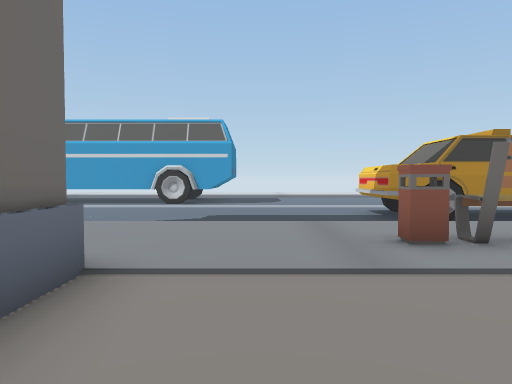
[1] (above)

24 first-person views from a walk through a 3-D level made in the Unity game engine. The camera is 1.5 m above the floor, tilts 2° down and sees 70° across. The floor is counted in squares, 1.8 m on a side. Each view is taken from the middle of a square. On the plan, view 1 faces up. The plan holds only what a view shows up to about 12 squares ahead; the rest is blank. The place goes on beyond the plan. The player character is not drawn. Some animated figures are left out.

[2]
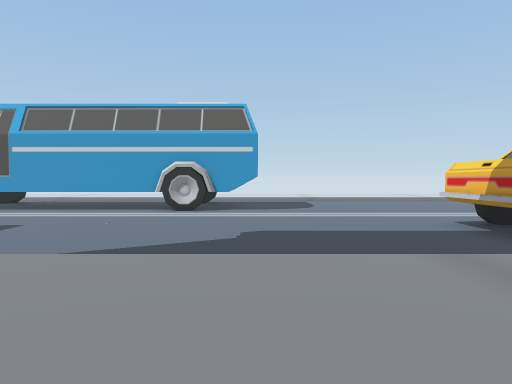

[3]
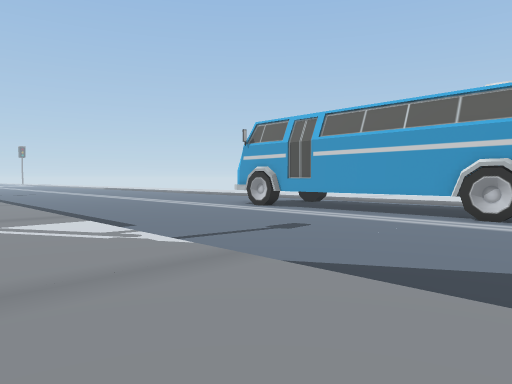

[4]
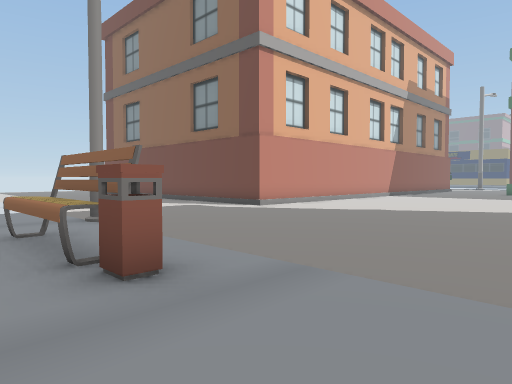

[5]
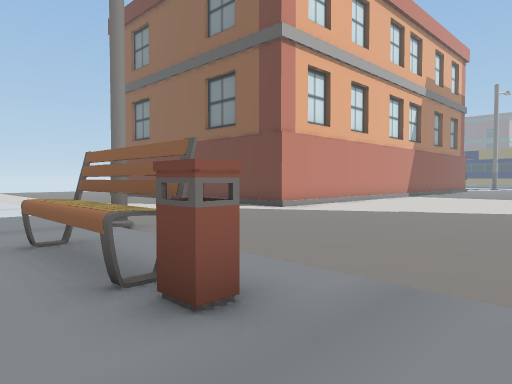

[6]
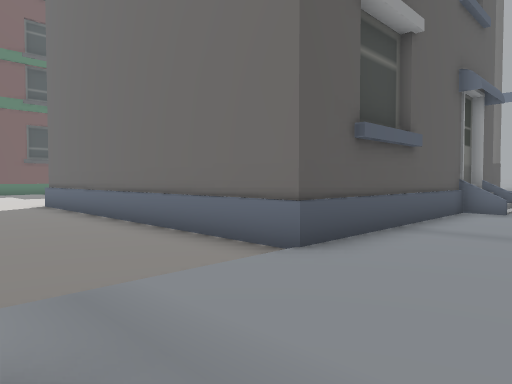

[7]
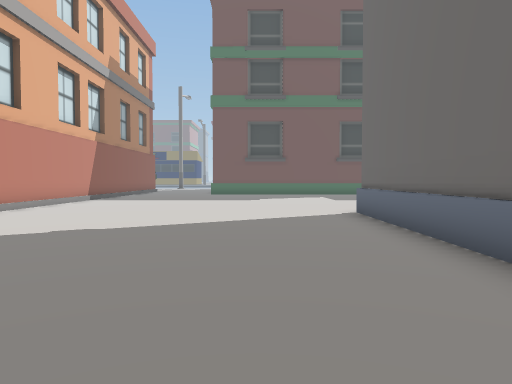

[8]
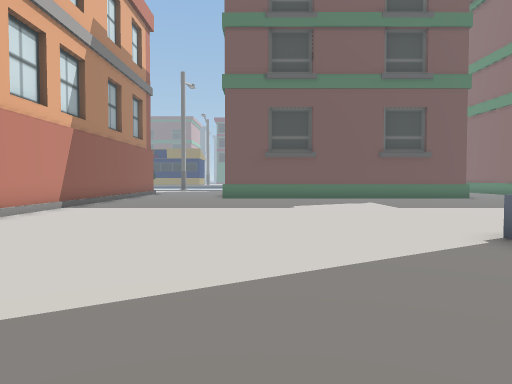

[9]
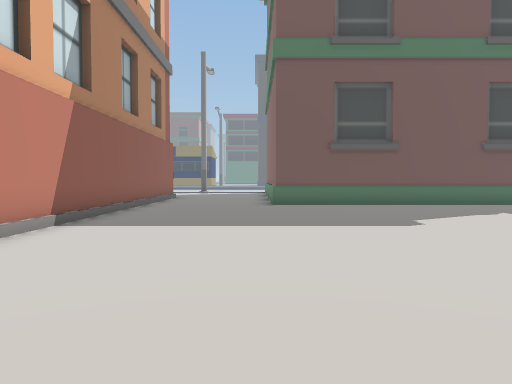

[10]
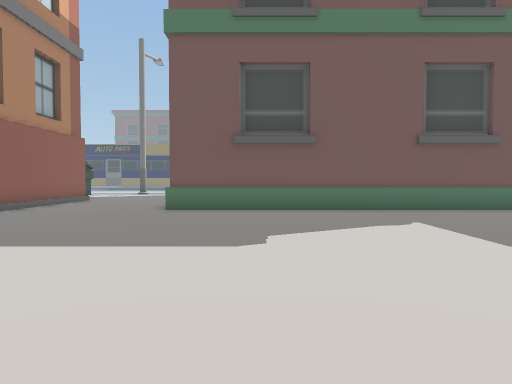

[11]
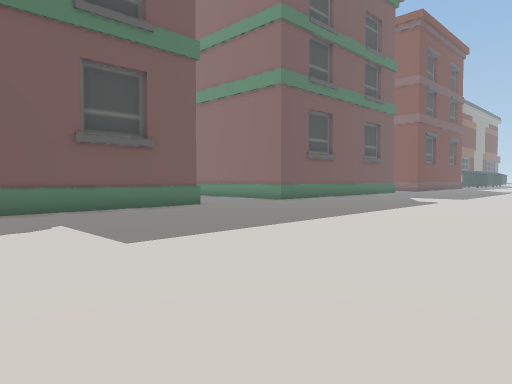

[12]
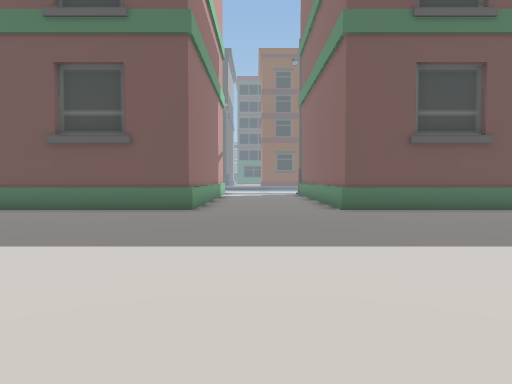

[13]
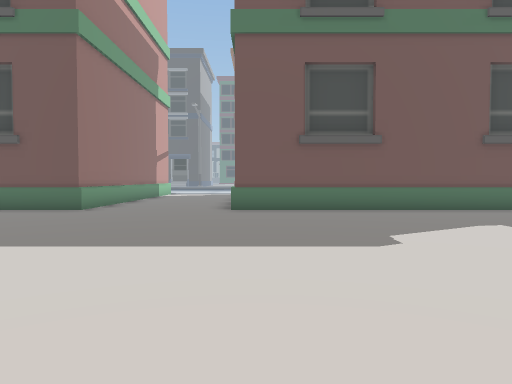

[14]
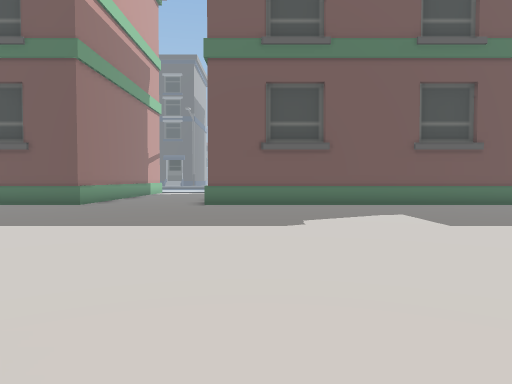

[15]
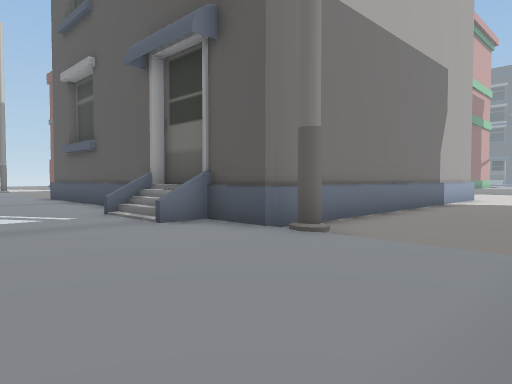

[16]
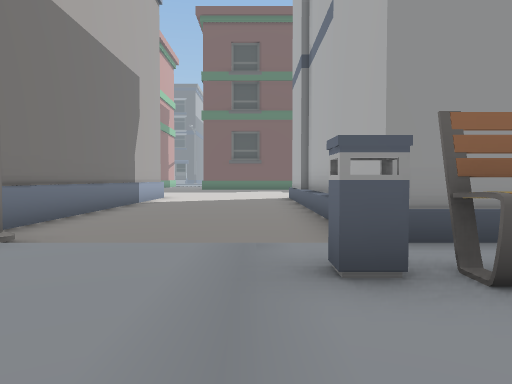

[17]
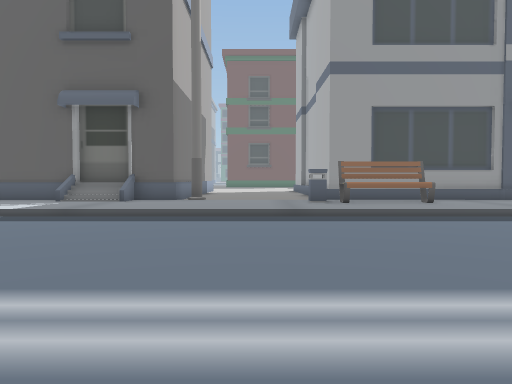

[18]
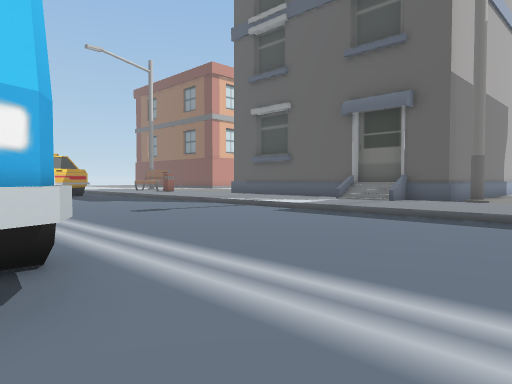

[19]
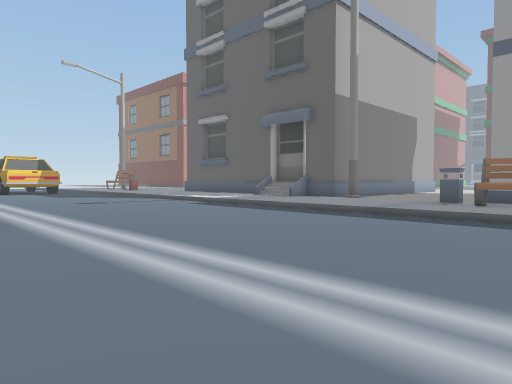

[20]
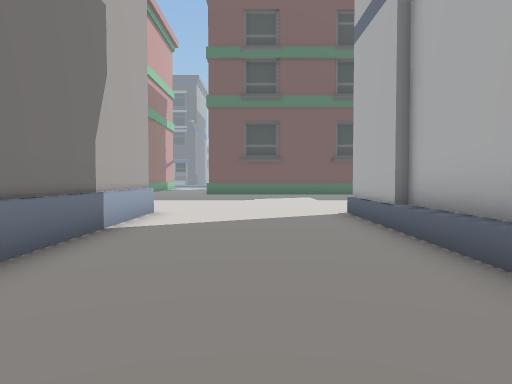

[21]
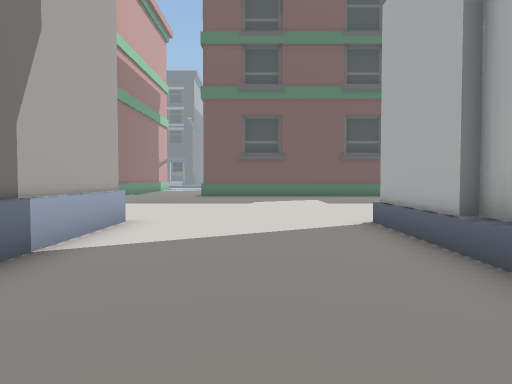

[22]
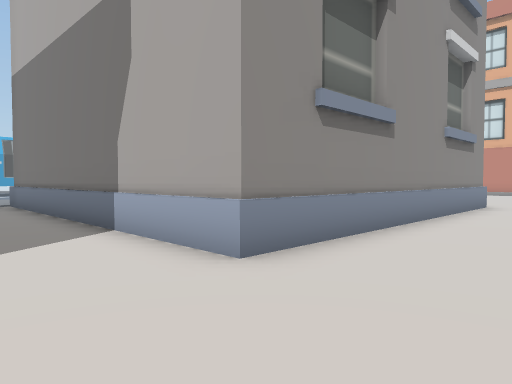

[23]
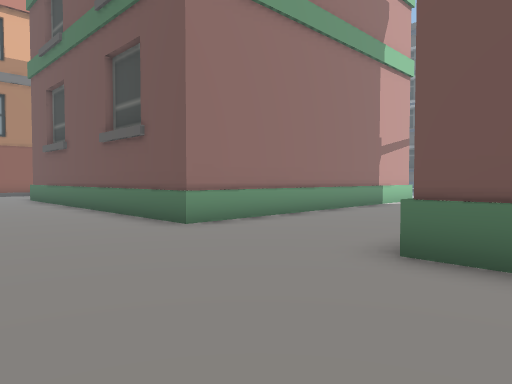

[24]
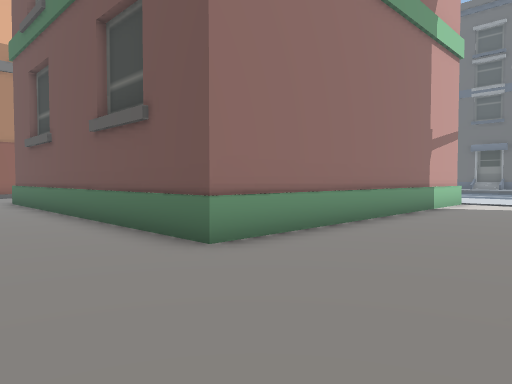

### Floor plan
Key: @ floor where view 1 was taken; # wall or solid block; . main floor; - floor 0.25 m lower than the main floor; / step, stairs or slope; B bin; E bench; U building.
Columns run from 19 left of view 1 to 9 right of it. Each row starts with its distance up from view 1.
 15 - ----##         ##------
 14  ------###########-------
 13 -------------------------
 12 -------------------------
 11  ---------------------##
 10  ---------------------#
  9  ---------------------##
  8 -----------------------###
  7 ////////////////////// //
  6 ........................
  5 EEE..................BEEE...
  4 EEEB.....//U..........EEE....
  3 ###....##########U......./#..
  2    .....#       ##...........
  1    .....#        #..........
  0    .....#        #.@.........
 -1   #.....#        #...........
 -2   #.....#        #..........
 -3   #.....#        #.........#
 -4   #.....#        #.........
 -5    .....#        #........
 -6    .....#        #.........
 -7    .....##########.........
 -8   .........................#
 -9   .........................#
-10   .........................#
-11   .........................#
-12   .........................#
-13  ..........................#
-14 ...........................#
-15 ...........................#
-16 ...........................#
-17 ...........................#
-18 UUUUUUUU....##########U....#
-19         ....#          ....#
-20         ....#          ....#
-21          ...#
-22          ...#
-23          ...#
-24           ..#
-25           ..#

Positions as (right, up) in squares from view 1, and headings:
1: (0, 0), facing up
2: (-1, 3), facing up
3: (-1, 4), facing up-left
4: (-1, 6), facing down-right
5: (0, 6), facing down-right
6: (2, 6), facing down-left
7: (1, 2), facing down
8: (2, -2), facing down
9: (4, -6), facing down
10: (1, -8), facing down
11: (0, -8), facing down-left
12: (-9, -8), facing down
13: (-12, -8), facing down
14: (-13, -6), facing down
15: (-15, 7), facing down-right
16: (-15, 7), facing down
17: (-14, 15), facing down
18: (-15, 15), facing down-right
19: (-19, 15), facing down-right
20: (-14, 2), facing down
21: (-14, 0), facing down
22: (-14, -10), facing up-right
23: (-13, -14), facing down-right
24: (-11, -15), facing down-right
